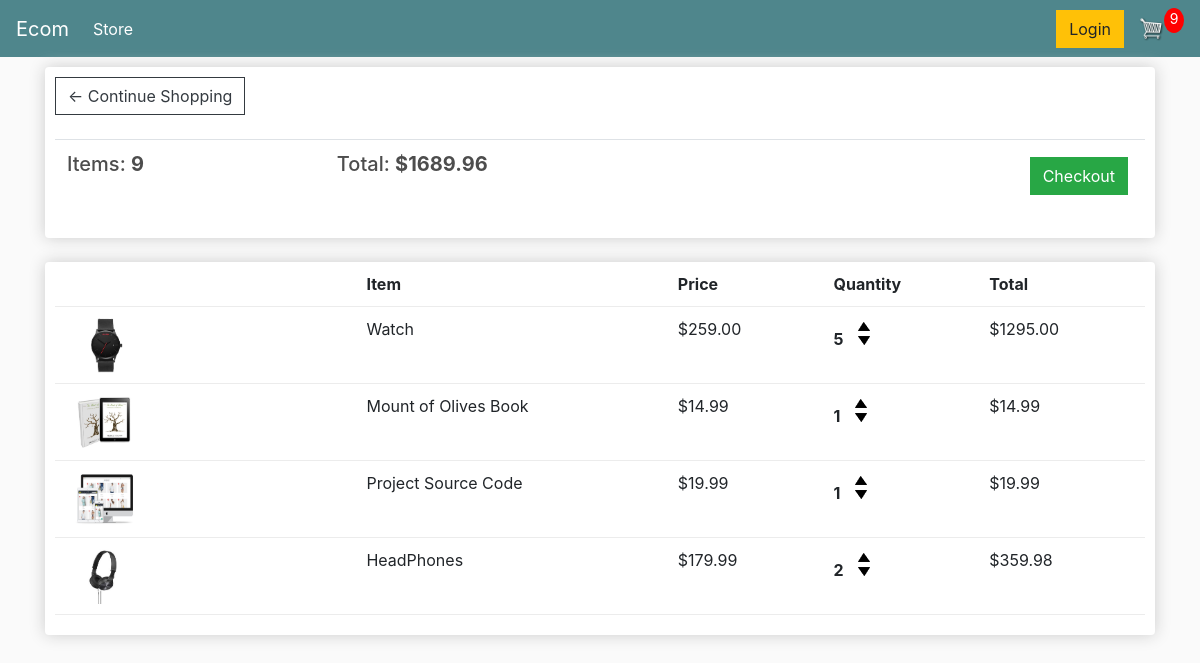
The page /cart/ (signed in) on the database as committed earlier.
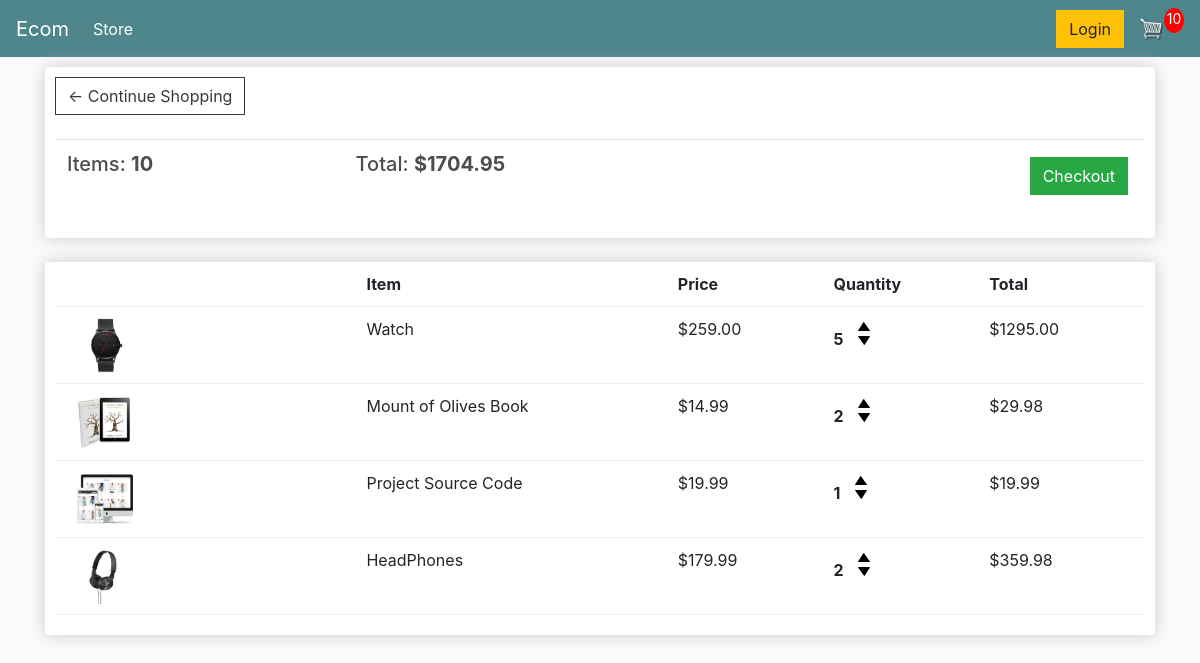
The same page on the database as committed later.
### store/models.py (models this page shows, shortened)
class Order(models.Model):
    customer = models.ForeignKey(Customer,on_delete=models.SET_NULL,null=True,blank=True)
    date_ordered = models.DateTimeField(auto_now_add=True)
    complete = models.BooleanField(default=False)
    transaction_id = models.CharField(max_length=100,null=True)
    def get_cart_total(self):
        orderitems = self.orderitem_set.all()
        total = sum([item.get_total for item in orderitems])
        return total
    def get_cart_items(self):
        orderitems = self.orderitem_set.all()
        total = sum([item.quantity for item in orderitems])
        return total

class OrderItem(models.Model):
    product = models.ForeignKey(Product,on_delete=models.SET_NULL,null=True)
    order = models.ForeignKey(Order,on_delete=models.SET_NULL,null=True)
    quantity = models.IntegerField(default=0,null=True,blank=True)
    date_added = models.DateTimeField(auto_now_add=True)
    @property
    def get_total(self):
        total = self.quantity*self.product.price
        return total

class Product(models.Model):
    name = models.CharField(max_length=200)
    price = models.DecimalField(max_digits=7,decimal_places=2)
    digital = models.BooleanField(default=False,null=True,blank=True)
    image = models.ImageField(null=True,blank=True)
    @property
    def imageURL(self):
        try:
            url = self.image.url
        except:
            url = ''
        return url

### store/views.py (the view)
# urls.py: path('cart/',views.cart,name='cart'),
def cart(request):
    data = cartData(request)
    cartItems = data['cartItems']
    order= data['order']
    items = data['items']
    context = {'items': items, 'order': order,'cartItems':cartItems}
    return render(request, 'store/cart.html', context)

### store/utils.py (called while the page is built)
def cartData(request):
    if request.user.is_authenticated:
        customer = request.user.customer
        order, created = Order.objects.get_or_create(
            customer=customer, complete=False)
        items = order.orderitem_set.all()
        cartItems = order.get_cart_items
    else:
        cookieData = cookieCart(request)
        cartItems = cookieData['cartItems']
        order= cookieData['order']
        items = cookieData['items']
    return {'cartItems':cartItems,'order':order,'items':items}

### store/templates/store/cart.html
{% extends 'base.html' %}
{% load static %}
{% block body %}
<div class="row">
    <div class="col-lg-12">
        <div class="box-element">
            <a class="btn btn-outline-dark" href="{% url 'store:store' %}">&#x2190; Continue Shopping</a>
            <br><br>
            <table class="table">
                <tr>
                    <th><h5>Items: <strong>{{order.get_cart_items}}</strong></h5></th>
                    <th><h5>Total: <strong>${{order.get_cart_total|floatformat:2}}</strong></h5></th>
                    <th>
                        <a style="float:right;margin:5px;" class="btn btn-success" href="{% url 'store:checkout' %}">Checkout</a>
                    </th>
                </tr>
            </table>
        </div>
        <br>
        <div class="box-element">
            <div class="cart-row">
                <div style="flex:2"></div>
                <div style="flex:2"><strong>Item</strong></div>
                <div style="flex:1"><strong>Price</strong></div>
                <div style="flex:1"><strong>Quantity</strong></div>
                <div style="flex:1"><strong>Total</strong></div>
            </div>
            {% for item in items %}
            <div class="cart-row">
                <div style="flex:2"><img class="row-image" src="{{item.product.imageURL}}"></div>
                <div style="flex:2">{{item.product.name}}</div>
                <div style="flex:1">${{item.product.price|floatformat:2}}</div>
                <div style="flex:1">
                    <p class="quantity">{{item.quantity}}</p>
                    <div class="quantity">
                        <img data-product="{{item.product.id}}" data-action="add" class="chg-quantity update-cart" src="{% static 'images/arrow-up.png'%}">
                        <img data-product="{{item.product.id}}" data-action="remove" class="chg-quantity update-cart" src="{% static 'images/arrow-down.png'%}">
                    </div>
                </div>
                <div style="flex:1">${{item.get_total}}</div>
            </div>
            {% endfor %}
        </div>
    </div>
</div>
{% endblock %}

### templates/base.html (shortened to what this page needs)
{% load static %}
<html>
    <head>
        <link rel="stylesheet" type="text/css" href="{% static 'css/bootstrap.min.css' %}">
        <link rel="stylesheet" type="text/css" href="{% static 'css/main.css' %}" >
    </head>
    <body>
        <nav class="navbar navbar-expand-lg navbar-dark bg-dark">
  <a class="navbar-brand" href="{% url 'store:store' %}">Ecom </a>
  <div class="collapse navbar-collapse" id="navbarSupportedContent">
    <ul class="navbar-nav mr-auto">
      <li class="nav-item active">
        <a class="nav-link" href="{% url 'store:store' %}">Store <span class="sr-only">(current)</span></a>
      </li>
    </ul>
    <div class="form-inline my-2 my-lg-0">
        <a href="#" class="btn btn-warning">Login</a>
        <a href="{% url 'store:cart' %}">
            <img id="cart-icon" src="{% static 'images/cart.png' %}">
        </a>
        <p id="cart-total">{{cartItems}}</p>
    </div>
  </div>
</nav>
        <div class="container">
            {% block body %}
            {% endblock %}
        </div>
    </body>
</html>

### static/css/main.css (style rules this page uses)
body { background-color: hsl(0, 0%, 98%); }
h1,h2,h3,h4,h5,h6 { color:hsl(0, 0%, 30%); }
.box-element { box-shadow:hsl(0, 0%, 80%) 0 0 16px; background-color: #fff; border-radius: 4px; padding: 10px; }
.bg-dark { background-color: #4f868c!important; }
#cart-icon { width:25px; display: inline-block; margin-left: 15px; }
#cart-total { display: block; text-align: center; color:#fff; background-color: red; width: 20px; height: 25px; border-radius: 50%; font-size: 14px; }
.col-lg-4, .col-lg-6, .col-lg-8, .col-lg-12 { margin-top: 10px; }
.btn { border-radius: 0; }
.row-image { width: 100px; }
.cart-row { display: flex; align-items: flex-stretch; padding-bottom: 10px; margin-bottom: 10px; border-bottom: 1px solid #ececec; }
.quantity { display: inline-block; font-weight: 700; padding-right:10px; }
.chg-quantity { width: 12px; cursor: pointer; display: block; margin-top: 5px; transition:.1s; }

Rows that differ between the two databases and show on the page:
changed Order: id.quantity "9" → "10"; get_cart_items "9" → "10"; get_cart_total "1689.96" → "1704.95"
changed OrderItem "Mount of Olives Book": quantity "1" → "2"; get_total "14.99" → "29.98"
